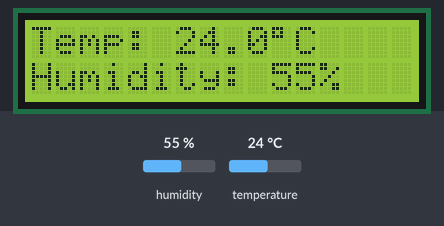
Bench run of a sketch on a simulated Arduino Uno, built with avr-gcc and run on an emulated ATmega328P. Parts: 16×2 character LCD. Inputs (shaded band) come from the test bench; at power-on: humidity 55 %, temperature 24 °C. What the sketch prints to the serial monitor is not drawn.

Above: at 3.2 s.
3.3 s: humidity set to 22 %
At 5.6 s:
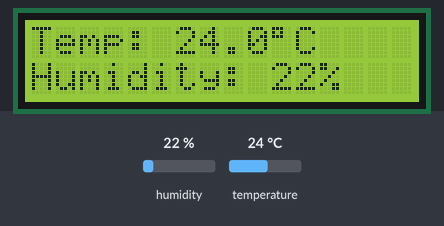
6.0 s: temperature set to 12 °C
At 6.7 s:
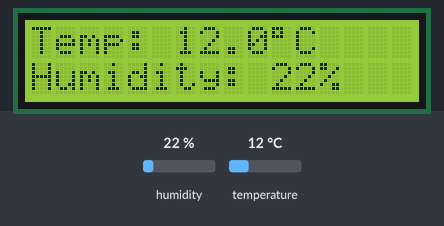
8.7 s: humidity set to 40 %
At 11.4 s:
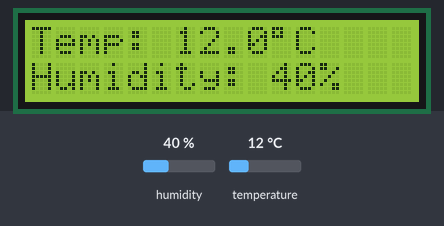
11.8 s: temperature set to 19 °C
At 13.7 s:
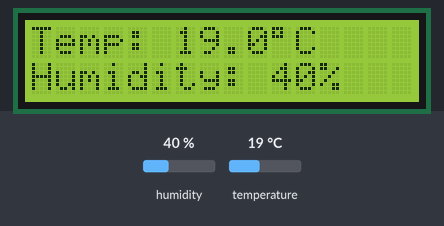
Timing chart, 0 to 15.2 s (numbered marks = the images above; inputs shaded):
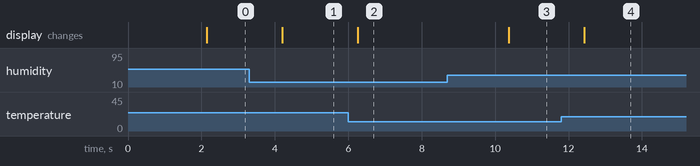

The sketch:

Arduino_Weather_Station.ino.ino
```cpp
#include <Wire.h>
#include <LiquidCrystal_I2C.h>
#include <DHT.h>

#define DHTPIN 2
#define DHTTYPE DHT11

// Use 0x3F instead if that was your working LCD address.
LiquidCrystal_I2C lcd(0x27, 16, 2);
DHT dht(DHTPIN, DHTTYPE);

void setup() {
  Serial.begin(9600);

  lcd.init();
  lcd.backlight();
  dht.begin();

  lcd.setCursor(0, 0);
  lcd.print("Weather Station");
  lcd.setCursor(0, 1);
  lcd.print("Starting...");
  delay(2000);
  lcd.clear();
}

void loop() {
  float temp = dht.readTemperature();
  float humidity = dht.readHumidity();

  if (isnan(temp) || isnan(humidity)) {
    lcd.setCursor(0, 0);
    lcd.print("Sensor error    ");
    lcd.setCursor(0, 1);
    lcd.print("Check wiring    ");
    Serial.println("DHT11 reading failed");
    delay(2000);
    return;
  }

  lcd.setCursor(0, 0);
  lcd.print("Temp: ");
  lcd.print(temp, 1);
  lcd.write((uint8_t)223);
  lcd.print("C   ");

  lcd.setCursor(0, 1);
  lcd.print("Humidity: ");
  lcd.print(humidity, 0);
  lcd.print("%   ");

  Serial.print("Temperature: ");
  Serial.print(temp);
  Serial.print(" C | Humidity: ");
  Serial.print(humidity);
  Serial.println(" %");

  delay(2000);
}
```

Measured:
- after the input at 3.3 s, the display: changes after 0.90 s (image 1)
- after the input at 6.0 s, the display: changes after 0.26 s (image 2)
- after the input at 8.7 s, the display: changes after 1.7 s (image 3)
- after the input at 11.8 s, the display: changes after 0.62 s (image 4)
